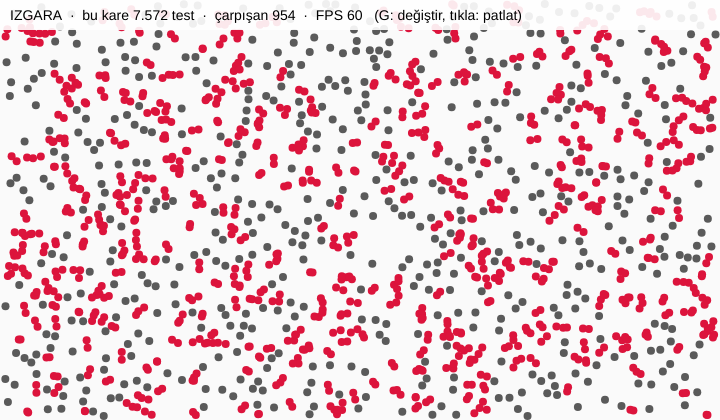
Frame 1 (no input)
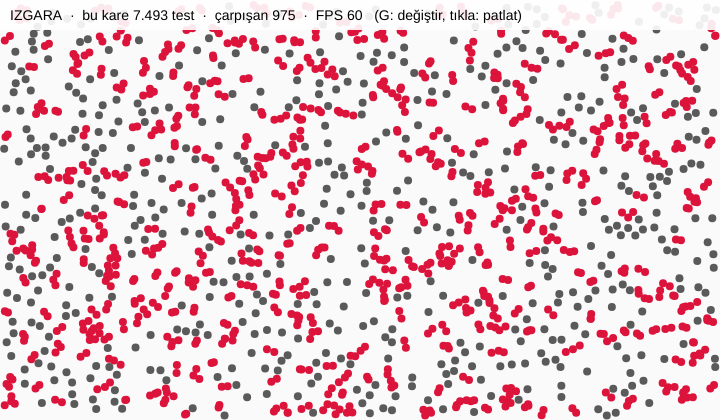
Frame 60 (no input)
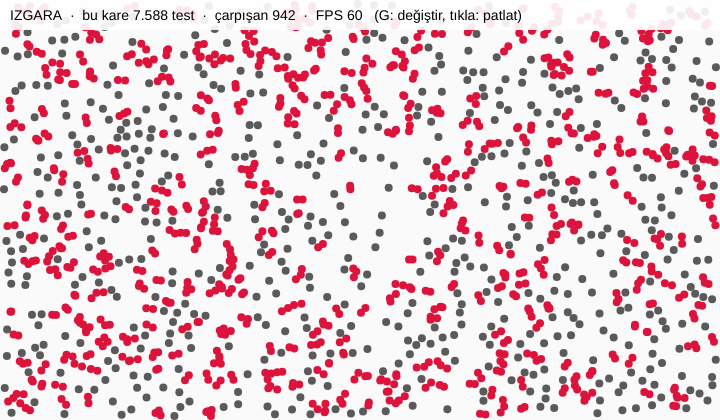
Frame 120 (the mouse pressed at the canvas centre since frame 60)

The p5.js sketch that drew these frames (run headless with seeded random() and noise() and a simulated clock; from frame 60 on, the mouse is pressed at the canvas centre):

// p5.js sketch
// ── sketch.js
// 1.500 topu çarpıştırmak: uzaysal hash ızgarası (p5.js)
// G: ızgarayı aç/kapa (kapalıyken kaba kuvvet) · fareyle tıkla: o noktadaki topları it

const R = 4, HUCRE = 16, N = 1500;
let toplar = [], izgara, testSayisi = 0, kullan = true;

class Izgara {
  constructor(hucreBoyu) { this.s = hucreBoyu; this.hucreler = new Map(); }
  temizle() { this.hucreler.clear(); }
  ekle(nesne) {
    const k = floor(nesne.x / this.s) + ',' + floor(nesne.y / this.s);     // hangi hücre?
    if (!this.hucreler.has(k)) this.hucreler.set(k, []);
    this.hucreler.get(k).push(nesne);
  }
  yakindakiler(x, y, r) {                                                  // ADAYLAR: belki yakın
    const sonuc = [];
    for (let cx = floor((x - r) / this.s); cx <= floor((x + r) / this.s); cx++)
      for (let cy = floor((y - r) / this.s); cy <= floor((y + r) / this.s); cy++) {
        const liste = this.hucreler.get(cx + ',' + cy);
        if (liste) for (const n of liste) sonuc.push(n);
      }
    return sonuc;
  }
}

function setup() {
  createCanvas(720, 420).parent(document.querySelector('main') || document.body);
  izgara = new Izgara(HUCRE);
  randomSeed(1);
  for (let i = 0; i < N; i++)
    toplar.push({ x: random(R, width - R), y: random(R, height - R), vx: random(-1.5, 1.5), vy: random(-1.5, 1.5), carpti: false });
}

function keyPressed() { if (key === 'g' || key === 'G') kullan = !kullan; }

function mousePressed() {                                  // patlama: yalnızca yakındaki hücrelere bakılır
  for (const t of izgara.yakindakiler(mouseX, mouseY, 60)) {
    const dx = t.x - mouseX, dy = t.y - mouseY, d = max(1, sqrt(dx * dx + dy * dy));
    if (d < 60) { t.vx += (dx / d) * 4; t.vy += (dy / d) * 4; }
  }
}

function adim() {
  testSayisi = 0;
  for (const t of toplar) {
    t.x += t.vx; t.y += t.vy; t.carpti = false;
    t.vx *= 0.995; t.vy *= 0.995;
    if (t.x < R) { t.x = R; t.vx *= -1; } else if (t.x > width - R) { t.x = width - R; t.vx *= -1; }
    if (t.y < R) { t.y = R; t.vy *= -1; } else if (t.y > height - R) { t.y = height - R; t.vy *= -1; }
  }
  izgara.temizle();
  for (const t of toplar) izgara.ekle(t);                  // her kare baştan kur: N ekleme
  let carpisan = 0;
  for (const t of toplar) {
    const adaylar = kullan ? izgara.yakindakiler(t.x, t.y, 2 * R) : toplar;
    for (const u of adaylar) {
      if (u === t) continue;
      testSayisi++;
      if ((t.x - u.x) ** 2 + (t.y - u.y) ** 2 < 4 * R * R) t.carpti = true;   // kesin test (dar aşama)
    }
    if (t.carpti) carpisan++;
  }
  return carpisan;
}

function draw() {
  const carpisan = adim();
  background(250); noStroke();
  for (const t of toplar) { fill(t.carpti ? 'crimson' : 90); circle(t.x, t.y, 2 * R); }
  fill(255, 230); rect(0, 0, width, 30);
  fill(0); textSize(14);
  text((kullan ? 'IZGARA' : 'KABA KUVVET') + '  ·  bu kare ' + testSayisi.toLocaleString('tr') + ' test  ·  çarpışan ' + carpisan +
       '  ·  FPS ' + round(frameRate()) + '   (G: değiştir, tıkla: patlat)', 10, 20);
}
